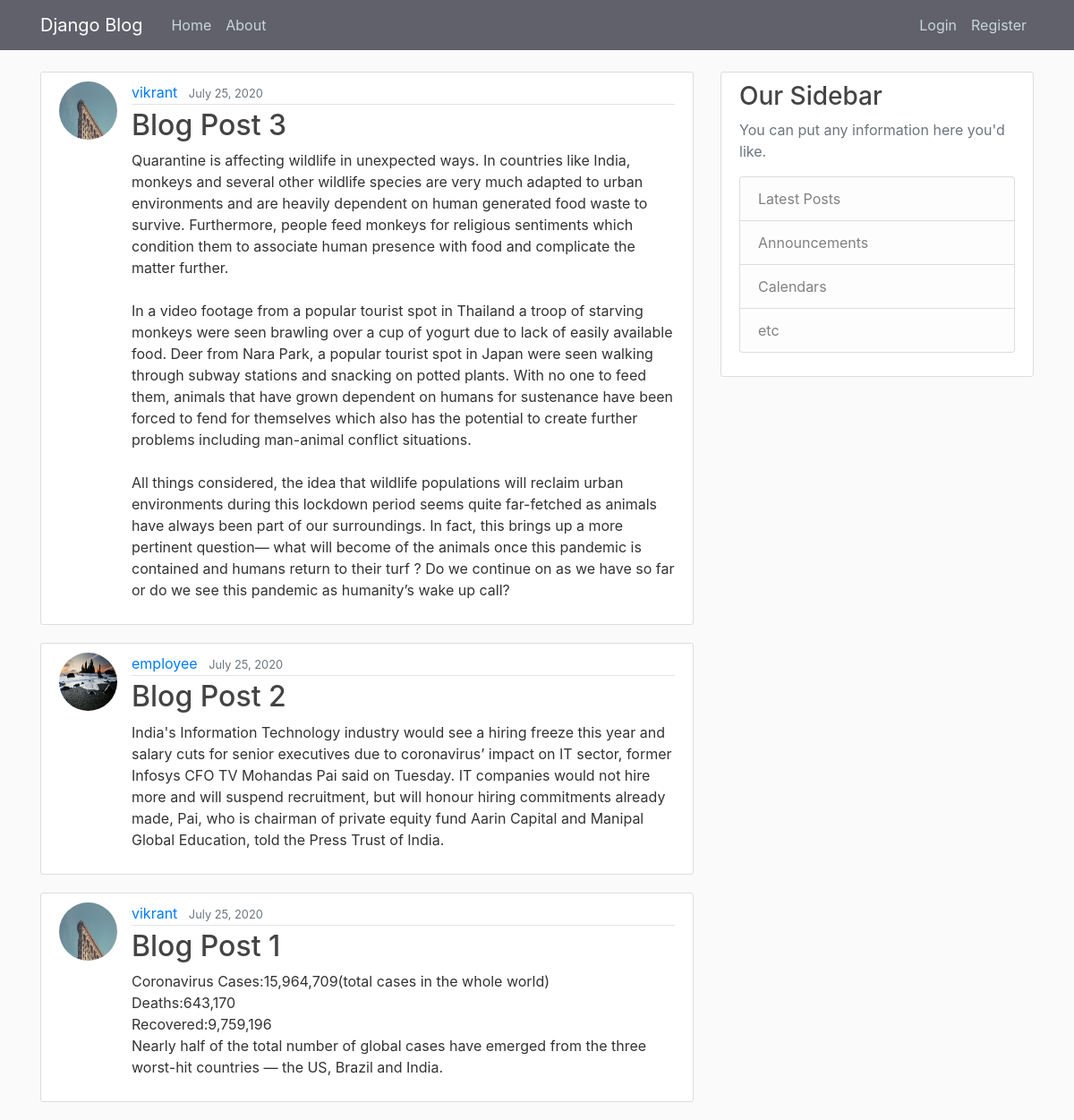
The app's page /, older data.
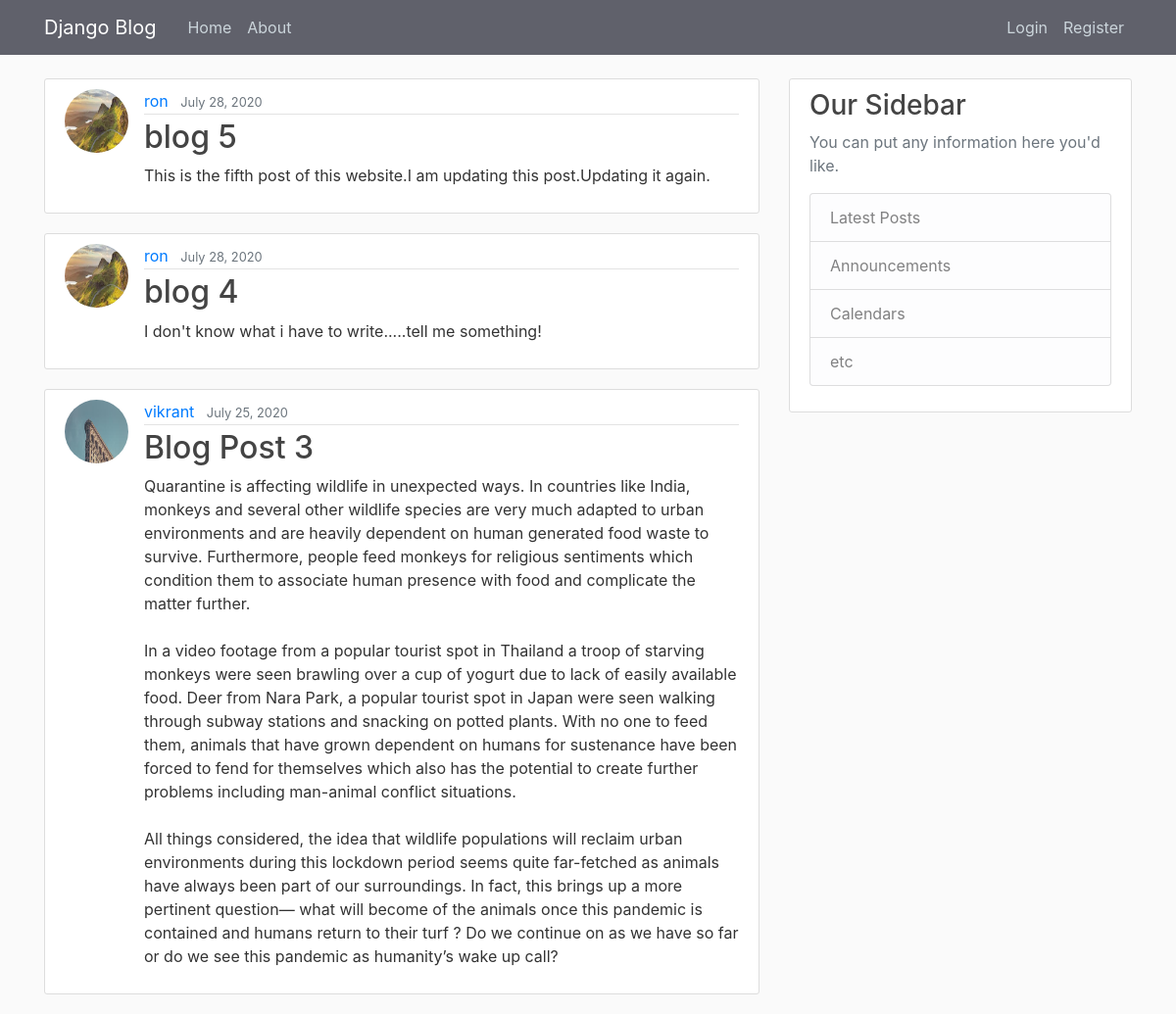
The same page, newer data.
### blog/models.py (models this page shows, shortened)
class Post(models.Model):
    title=models.CharField(max_length=100)
    content=models.TextField()
    date=models.DateTimeField(default=timezone.now)
    author=models.ForeignKey(User, on_delete=models.CASCADE)

### users/models.py (models this page shows, shortened)
class Profile(models.Model):
    user=models.OneToOneField(User,on_delete=models.CASCADE)
    image=models.ImageField(default='default.jpg',upload_to='profile_pics')

### blog/views.py (the view)
# urls.py: path('', PostListView.as_view(),name='blog-home'),
class PostListView(ListView):
    model = Post
    template_name = 'blog/home.html'   # <app>/<model>_<viewtype>.html
    context_object_name = 'posts'
    ordering = ['-date']
    paginate_by = 3

### blog/templates/blog/home.html
{% extends 'blog/base.html' %}
{% block content %}
{% for post in posts %}
<article class="media content-section">
    <img class="rounded-circle article-img" src="{{ post.author.profile.image.url }}">
    <div class="media-body">
        <div class="article-metadata">
            <a class="mr-2" href="#">{{ post.author }}</a>
            <small class="text-muted">{{ post.date|date:"F d, Y" }}</small>
        </div>
        <h2><a class="article-title" href="{% url 'post-detail' post.id %}">{{ post.title }}</a></h2>
        <p class="article-content">{{ post.content }}</p>
    </div>
</article>
{% endfor %}
{% endblock content %}

Row changes from the older to the newer data that the page shows:
no longer on this page (row unchanged): Post: author.profile.image (picture), author "employee", date "July 25, 2020", title "Blog Post 2", content "India's Information Technology industry would see a hiring freeze this year and salary cuts for senior executives due to coronavirus’ impact on IT sector, former Infosys CFO TV Mohandas Pai said on Tuesday. IT companies would not hire more and will suspend recruitment, but will honour hiring commitments already made, Pai, who is chairman of private equity fund Aarin Capital and Manipal Global Education, told the Press Trust of India."
no longer on this page (row unchanged): Post: author.profile.image (picture), author "vikrant", date "July 25, 2020", title "Blog Post 1", content "Coronavirus Cases:15,964,709(total cases in the whole world) Deaths:643,170 Recovered:9,759,196 Nearly half of the total number of global cases have emerged from the three worst-hit countries — the US, Brazil and India."
added Post: author.profile.image (picture), author "ron", date "July 28, 2020", title "blog 5", content "This is the fifth post of this website.I am updating this post.Updating it again."
added Post: author.profile.image (picture), author "ron", date "July 28, 2020", title "blog 4", content "I don't know what i have to write.....tell me something!"
